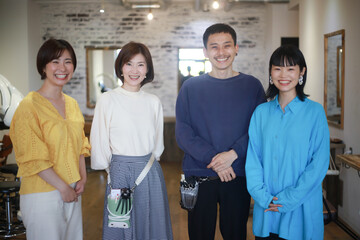
#> input picture face2.jpg, 360 x 240 px, found by its file name
$ python face_detection.py
#> lines starting #> are read from the running program, lines starting #| are printed output that depends on the picture; after the words box and inside, x2 and y2 are one past the last pixel; in counts of white or black regions, pixels touching at a corner belong together
import cv2

# カスケード分類器の読み込み
cascade_path = cv2.data.haarcascades + "haarcascade_frontalface_default.xml"
face_cascade = cv2.CascadeClassifier(cascade_path)

# 画像の読み込み
img = cv2.imread("face2.jpg")
#> img is the input picture: shape (240, 360, 3); mean B, G, R 126, 124.1, 119

# グレースケール変換
gray = cv2.cvtColor(img, cv2.COLOR_BGR2GRAY)
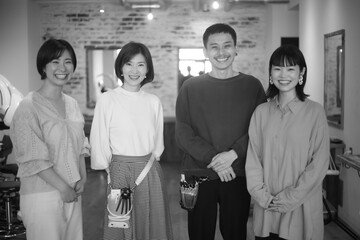
#> gray: shape (240, 360); min 0, max 255, mean 122.8

# 顔検出
faces = face_cascade.detectMultiScale(
    gray,
    scaleFactor=1.05,
    minNeighbors=5,
    minSize=(30, 30)
)
#> faces = [[202, 31, 39, 39], [43, 49, 37, 37], [118, 52, 34, 34], [268, 56, 34, 34]]

# 検出した顔に四角形を描画
for (x, y, w, h) in faces:
    cv2.rectangle(img, (x, y), (x + w, y + h), (0, 255, 0), 2)
#> this loop made 4 passes
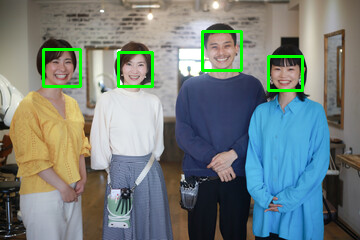
#> img: shape (240, 360, 3); 1.98% of pixels changed, all inside (x1, y1, x2, y2) = (42, 30, 304, 92)

# ウィンドウサイズ変更可能
cv2.namedWindow("Face Detection", cv2.WINDOW_NORMAL)

# サイズ指定
cv2.resizeWindow("Face Detection", 550, 400)

# 結果表示
cv2.imshow("Face Detection", img)

# 検出人数表示
print("検出人数:", len(faces))
#| 検出人数: 4

cv2.waitKey(0)
cv2.destroyAllWindows()

$ run again, with face3.jpg copied over face2.jpg
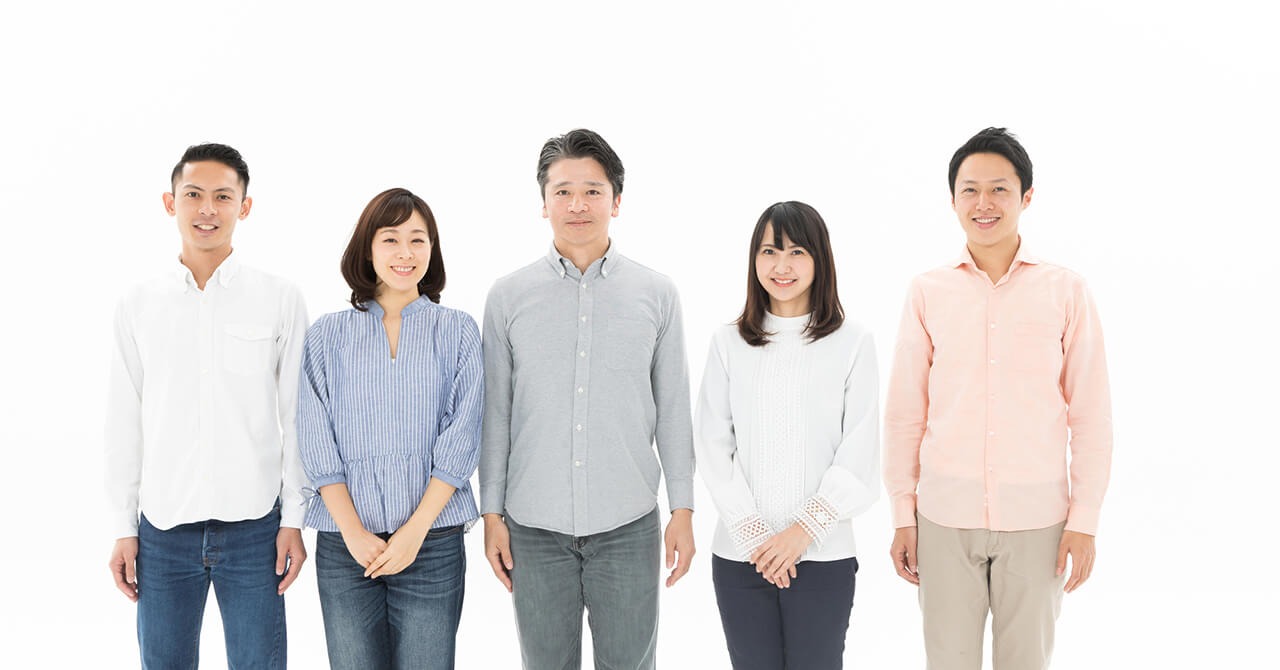
#> input picture face3.jpg, 1280 x 670 px, found by its file name
#> img is the input picture: shape (670, 1280, 3); mean B, G, R 220.4, 220.7, 223.5
#> `gray = cv2.cvtColor(img, cv2.COLOR_BGR2GRAY)`:
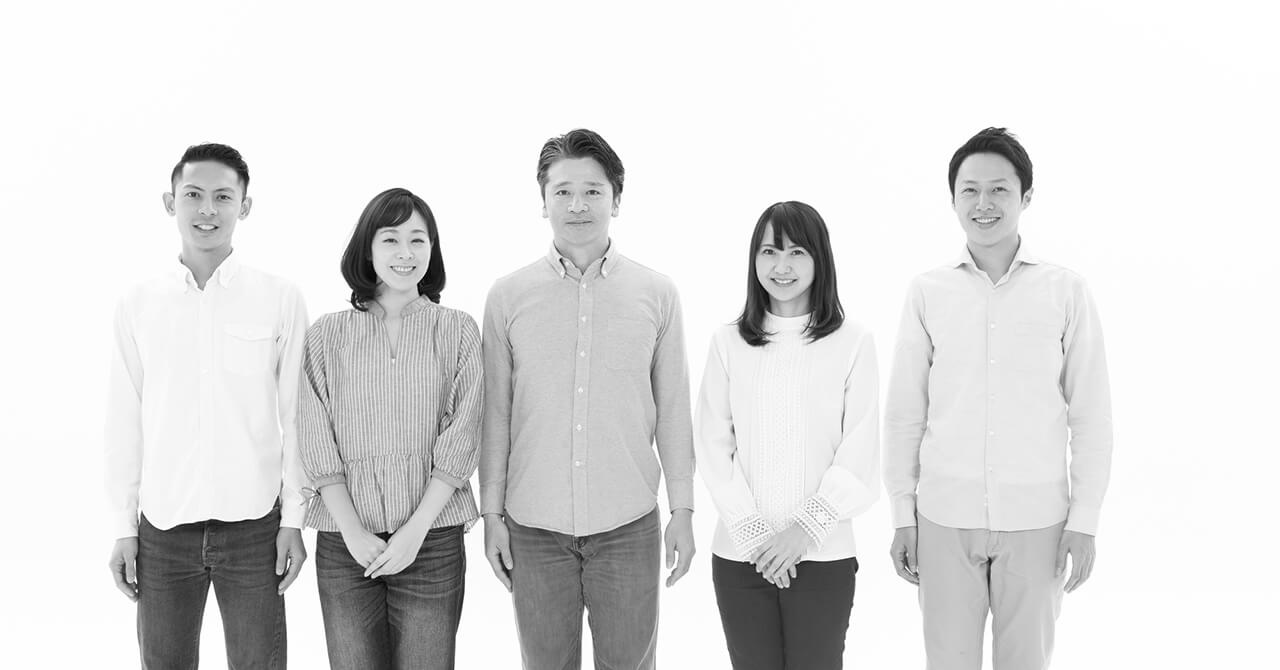
#> gray: shape (670, 1280); min 1, max 255, mean 221.5
#> faces = [[398, 601, 50, 50], [945, 159, 80, 80], [177, 204, 59, 59], [168, 164, 82, 82], [366, 213, 74, 74], [534, 157, 88, 88], [749, 225, 75, 75]]
#> the loop `for (x, y, w, h) in faces:` made 7 passes
#> after the loop `for (x, y, w, h) in faces:`:
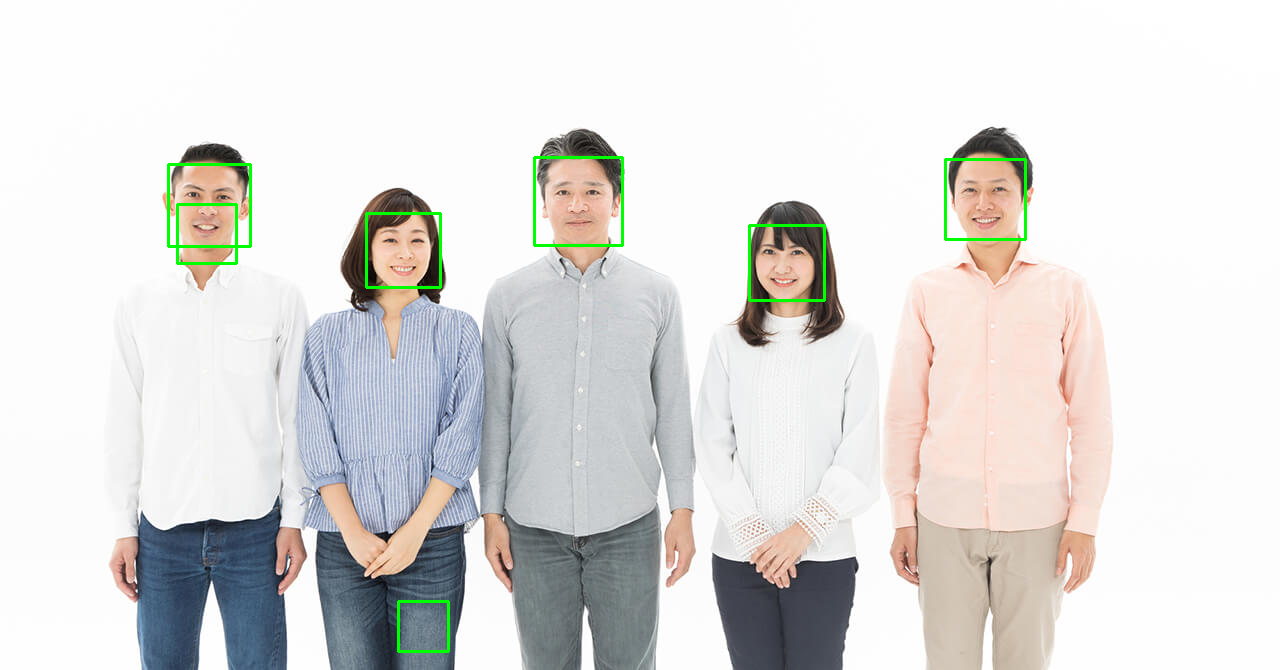
#> img: shape (670, 1280, 3); 0.71% of pixels changed, all inside (x1, y1, x2, y2) = (167, 156, 1027, 653)
#| 検出人数: 7

$ run again, with ball.jpg copied over face2.jpg
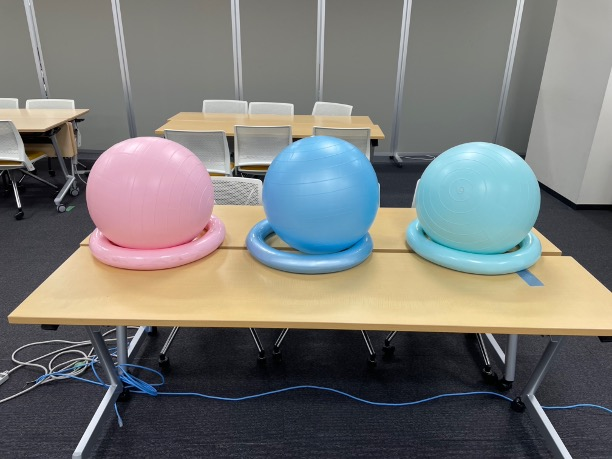
#> input picture ball.jpg, 612 x 459 px, found by its file name
#> img is the input picture: shape (459, 612, 3); mean B, G, R 116.6, 119.4, 119.3
#> `gray = cv2.cvtColor(img, cv2.COLOR_BGR2GRAY)`:
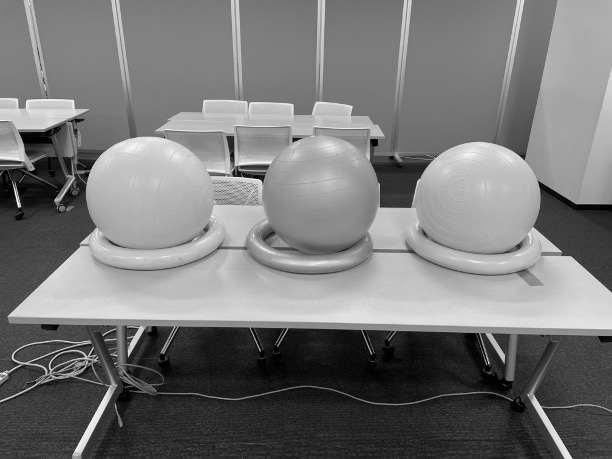
#> gray: shape (459, 612); min 0, max 254, mean 119
#> faces = ()
#| 検出人数: 0
